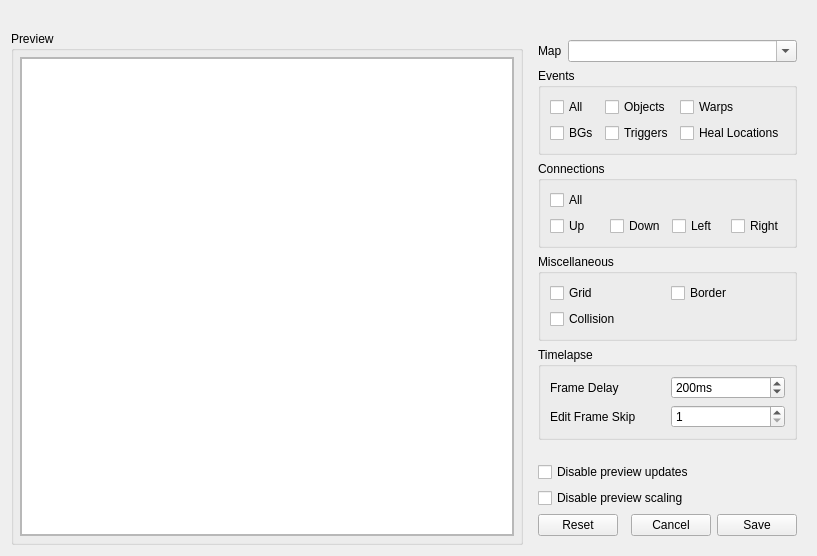
<?xml version="1.0" encoding="UTF-8"?>
<ui version="4.0">
 <class>MapImageExporter</class>
 <widget class="QWidget" name="MapImageExporter">
  <property name="geometry">
   <rect>
    <x>0</x>
    <y>0</y>
    <width>817</width>
    <height>556</height>
   </rect>
  </property>
  <property name="windowTitle">
   <string>Export Map Image</string>
  </property>
  <layout class="QGridLayout" name="gridLayout_4" columnstretch="2,1">
   <item row="1" column="1">
    <widget class="QFrame" name="frame_Options">
     <property name="sizePolicy">
      <sizepolicy hsizetype="Maximum" vsizetype="Preferred">
       <horstretch>0</horstretch>
       <verstretch>0</verstretch>
      </sizepolicy>
     </property>
     <property name="focusPolicy">
      <enum>Qt::FocusPolicy::ClickFocus</enum>
     </property>
     <layout class="QVBoxLayout" name="verticalLayout_Options">
      <item>
       <layout class="QFormLayout" name="formLayout">
        <item row="0" column="0">
         <widget class="QLabel" name="label_MapSelection">
          <property name="text">
           <string>Map</string>
          </property>
         </widget>
        </item>
        <item row="0" column="1">
         <widget class="NoScrollComboBox" name="comboBox_MapSelection">
          <property name="editable">
            <bool>true</bool>
          </property>
          <property name="insertPolicy">
           <enum>QComboBox::InsertPolicy::NoInsert</enum>
          </property>
          <property name="sizeAdjustPolicy">
           <enum>QComboBox::SizeAdjustPolicy::AdjustToContents</enum>
          </property>
         </widget>
        </item>
       </layout>
      </item>
      <item>
       <widget class="QGroupBox" name="groupBox_Events">
        <property name="title">
         <string>Events</string>
        </property>
        <layout class="QGridLayout" name="gridLayout_2">
         <item row="0" column="0">
          <layout class="QGridLayout" name="gridLayout_Event_Options">
           <item row="1" column="1">
            <widget class="QCheckBox" name="checkBox_Triggers">
             <property name="text">
              <string>Triggers</string>
             </property>
            </widget>
           </item>
           <item row="0" column="1">
            <widget class="QCheckBox" name="checkBox_Objects">
             <property name="text">
              <string>Objects</string>
             </property>
            </widget>
           </item>
           <item row="1" column="2">
            <widget class="QCheckBox" name="checkBox_HealLocations">
             <property name="text">
              <string>Heal Locations</string>
             </property>
            </widget>
           </item>
           <item row="0" column="2">
            <widget class="QCheckBox" name="checkBox_Warps">
             <property name="text">
              <string>Warps</string>
             </property>
            </widget>
           </item>
           <item row="0" column="0">
            <widget class="QCheckBox" name="checkBox_AllEvents">
             <property name="text">
              <string>All</string>
             </property>
            </widget>
           </item>
           <item row="1" column="0">
            <widget class="QCheckBox" name="checkBox_BGs">
             <property name="text">
              <string>BGs</string>
             </property>
            </widget>
           </item>
          </layout>
         </item>
        </layout>
       </widget>
      </item>
      <item>
       <widget class="QGroupBox" name="groupBox_Connections">
        <property name="title">
         <string>Connections</string>
        </property>
        <layout class="QGridLayout" name="gridLayout_3">
         <item row="0" column="0">
          <layout class="QGridLayout" name="gridLayout_Connection_Options">
           <item row="1" column="2">
            <widget class="QCheckBox" name="checkBox_ConnectionLeft">
             <property name="text">
              <string>Left</string>
             </property>
            </widget>
           </item>
           <item row="1" column="0">
            <widget class="QCheckBox" name="checkBox_ConnectionUp">
             <property name="text">
              <string>Up</string>
             </property>
            </widget>
           </item>
           <item row="1" column="3">
            <widget class="QCheckBox" name="checkBox_ConnectionRight">
             <property name="text">
              <string>Right</string>
             </property>
            </widget>
           </item>
           <item row="1" column="1">
            <widget class="QCheckBox" name="checkBox_ConnectionDown">
             <property name="text">
              <string>Down</string>
             </property>
            </widget>
           </item>
           <item row="0" column="0">
            <widget class="QCheckBox" name="checkBox_AllConnections">
             <property name="text">
              <string>All</string>
             </property>
            </widget>
           </item>
          </layout>
         </item>
        </layout>
       </widget>
      </item>
      <item>
       <widget class="QGroupBox" name="groupBox_Misc">
        <property name="title">
         <string>Miscellaneous</string>
        </property>
        <layout class="QGridLayout" name="gridLayout_5">
         <item row="0" column="0">
          <layout class="QGridLayout" name="gridLayout_Misc_Options">
           <item row="0" column="0">
            <widget class="QCheckBox" name="checkBox_Grid">
             <property name="text">
              <string>Grid</string>
             </property>
            </widget>
           </item>
           <item row="1" column="0">
            <widget class="QCheckBox" name="checkBox_Collision">
             <property name="text">
              <string>Collision</string>
             </property>
            </widget>
           </item>
           <item row="0" column="1">
            <widget class="QCheckBox" name="checkBox_Border">
             <property name="text">
              <string>Border</string>
             </property>
            </widget>
           </item>
          </layout>
         </item>
        </layout>
       </widget>
      </item>
      <item>
       <widget class="QGroupBox" name="groupBox_Timelapse">
        <property name="title">
         <string>Timelapse</string>
        </property>
        <layout class="QGridLayout" name="gridLayout_7">
         <item row="2" column="1">
          <widget class="NoScrollSpinBox" name="spinBox_TimelapseDelay">
           <property name="focusPolicy">
            <enum>Qt::FocusPolicy::StrongFocus</enum>
           </property>
           <property name="specialValueText">
            <string/>
           </property>
           <property name="suffix">
            <string>ms</string>
           </property>
           <property name="minimum">
            <number>1</number>
           </property>
           <property name="maximum">
            <number>2000</number>
           </property>
           <property name="value">
            <number>200</number>
           </property>
          </widget>
         </item>
         <item row="2" column="0">
          <widget class="QLabel" name="label">
           <property name="text">
            <string>Frame Delay</string>
           </property>
          </widget>
         </item>
         <item row="3" column="1">
          <widget class="NoScrollSpinBox" name="spinBox_FrameSkip">
           <property name="focusPolicy">
            <enum>Qt::FocusPolicy::StrongFocus</enum>
           </property>
           <property name="suffix">
            <string/>
           </property>
           <property name="minimum">
            <number>1</number>
           </property>
           <property name="maximum">
            <number>999</number>
           </property>
          </widget>
         </item>
         <item row="3" column="0">
          <widget class="QLabel" name="label_3">
           <property name="text">
            <string>Edit Frame Skip</string>
           </property>
          </widget>
         </item>
        </layout>
       </widget>
      </item>
      <item>
       <spacer name="verticalSpacer">
        <property name="orientation">
         <enum>Qt::Orientation::Vertical</enum>
        </property>
        <property name="sizeHint" stdset="0">
         <size>
          <width>20</width>
          <height>40</height>
         </size>
        </property>
       </spacer>
      </item>
      <item>
       <widget class="QCheckBox" name="checkBox_DisablePreviewUpdates">
        <property name="toolTip">
         <string>&lt;html&gt;&lt;head/&gt;&lt;body&gt;&lt;p&gt;If checked, the image in the preview window will not be recreated when the settings are changed. This has no effect on the exported file.&lt;/p&gt;&lt;/body&gt;&lt;/html&gt;</string>
        </property>
        <property name="text">
         <string>Disable preview updates</string>
        </property>
       </widget>
      </item>
      <item>
       <widget class="QCheckBox" name="checkBox_DisablePreviewScaling">
        <property name="toolTip">
         <string>&lt;html&gt;&lt;head/&gt;&lt;body&gt;&lt;p&gt;If checked, the image shown in the preview window will not scale to fit into the available space. The aspect ratio of the image will never change. This has no effect on the exported file.&lt;/p&gt;&lt;/body&gt;&lt;/html&gt;</string>
        </property>
        <property name="text">
         <string>Disable preview scaling</string>
        </property>
       </widget>
      </item>
      <item>
       <layout class="QHBoxLayout" name="horizontalLayout_2">
        <item>
         <widget class="QPushButton" name="pushButton_Reset">
          <property name="text">
           <string>Reset</string>
          </property>
          <property name="autoDefault">
           <bool>false</bool>
          </property>
         </widget>
        </item>
        <item>
         <spacer name="horizontalSpacer">
          <property name="orientation">
           <enum>Qt::Orientation::Horizontal</enum>
          </property>
          <property name="sizeHint" stdset="0">
           <size>
            <width>40</width>
            <height>20</height>
           </size>
          </property>
         </spacer>
        </item>
        <item>
         <widget class="QPushButton" name="pushButton_Cancel">
          <property name="text">
           <string>Cancel</string>
          </property>
          <property name="autoDefault">
           <bool>false</bool>
          </property>
         </widget>
        </item>
        <item>
         <widget class="QPushButton" name="pushButton_Save">
          <property name="text">
           <string>Save</string>
          </property>
          <property name="autoDefault">
           <bool>false</bool>
          </property>
         </widget>
        </item>
       </layout>
      </item>
     </layout>
    </widget>
   </item>
   <item row="1" column="0">
    <widget class="QGroupBox" name="groupBox_Preview">
     <property name="sizePolicy">
      <sizepolicy hsizetype="MinimumExpanding" vsizetype="Preferred">
       <horstretch>0</horstretch>
       <verstretch>0</verstretch>
      </sizepolicy>
     </property>
     <property name="title">
      <string>Preview</string>
     </property>
     <layout class="QGridLayout" name="gridLayout_6">
      <property name="leftMargin">
       <number>6</number>
      </property>
      <property name="topMargin">
       <number>6</number>
      </property>
      <property name="rightMargin">
       <number>6</number>
      </property>
      <property name="bottomMargin">
       <number>6</number>
      </property>
      <item row="0" column="0">
       <widget class="QScrollArea" name="scrollArea_Preview">
        <property name="sizeAdjustPolicy">
         <enum>QAbstractScrollArea::SizeAdjustPolicy::AdjustToContents</enum>
        </property>
        <property name="widgetResizable">
         <bool>true</bool>
        </property>
        <property name="alignment">
         <set>Qt::AlignmentFlag::AlignCenter</set>
        </property>
        <widget class="QWidget" name="scrollAreaWidgetContents">
         <property name="geometry">
          <rect>
           <x>0</x>
           <y>0</y>
           <width>469</width>
           <height>485</height>
          </rect>
         </property>
         <layout class="QGridLayout" name="gridLayout">
          <property name="leftMargin">
           <number>0</number>
          </property>
          <property name="topMargin">
           <number>0</number>
          </property>
          <property name="rightMargin">
           <number>0</number>
          </property>
          <property name="bottomMargin">
           <number>0</number>
          </property>
          <item row="2" column="3">
           <widget class="QGraphicsView" name="graphicsView_Preview">
            <property name="sizePolicy">
             <sizepolicy hsizetype="Expanding" vsizetype="Expanding">
              <horstretch>0</horstretch>
              <verstretch>0</verstretch>
             </sizepolicy>
            </property>
            <property name="mouseTracking">
             <bool>false</bool>
            </property>
            <property name="autoFillBackground">
             <bool>false</bool>
            </property>
            <property name="sizeAdjustPolicy">
             <enum>QAbstractScrollArea::SizeAdjustPolicy::AdjustIgnored</enum>
            </property>
            <property name="dragMode">
             <enum>QGraphicsView::DragMode::NoDrag</enum>
            </property>
           </widget>
          </item>
         </layout>
        </widget>
       </widget>
      </item>
     </layout>
    </widget>
   </item>
   <item row="0" column="0" colspan="2">
    <widget class="QLabel" name="label_Description">
     <property name="text">
      <string/>
     </property>
     <property name="alignment">
      <set>Qt::AlignmentFlag::AlignCenter</set>
     </property>
     <property name="wordWrap">
      <bool>true</bool>
     </property>
    </widget>
   </item>
  </layout>
 </widget>
 <customwidgets>
  <customwidget>
   <class>NoScrollComboBox</class>
   <extends>QComboBox</extends>
   <header>noscrollwidgets.h</header>
  </customwidget>
  <customwidget>
   <class>NoScrollSpinBox</class>
   <extends>QSpinBox</extends>
   <header>noscrollwidgets.h</header>
  </customwidget>
 </customwidgets>
 <resources/>
 <connections/>
</ui>
